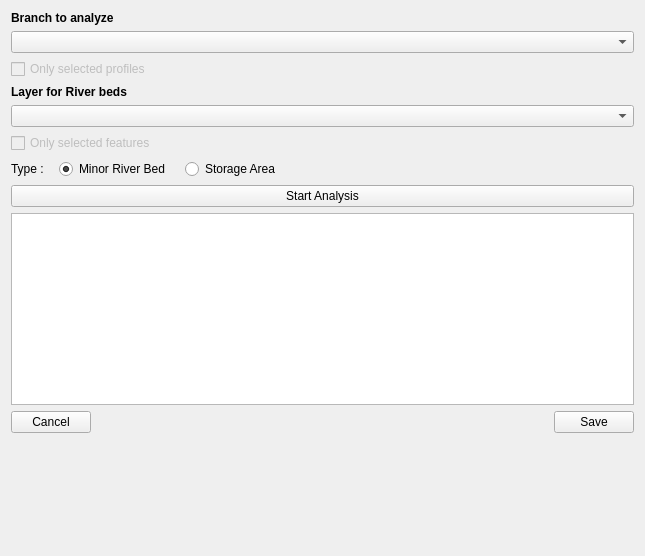
<?xml version="1.0" encoding="UTF-8"?>
<ui version="4.0">
 <class>Form</class>
 <widget class="QWidget" name="Form">
  <property name="geometry">
   <rect>
    <x>0</x>
    <y>0</y>
    <width>645</width>
    <height>556</height>
   </rect>
  </property>
  <property name="windowTitle">
   <string>River Beds</string>
  </property>
  <property name="windowIcon">
   <iconset resource="../resources.qrc">
    <normaloff>:/plugins/Mascaret/icones/icon_base.png</normaloff>:/plugins/Mascaret/icones/icon_base.png</iconset>
  </property>
  <layout class="QVBoxLayout" name="verticalLayout_3">
   <item>
    <widget class="QFrame" name="fra_sel">
     <layout class="QVBoxLayout" name="verticalLayout_2">
      <property name="leftMargin">
       <number>0</number>
      </property>
      <property name="topMargin">
       <number>0</number>
      </property>
      <property name="rightMargin">
       <number>0</number>
      </property>
      <property name="bottomMargin">
       <number>0</number>
      </property>
      <item>
       <widget class="QLabel" name="label">
        <property name="font">
         <font>
          <weight>75</weight>
          <bold>true</bold>
         </font>
        </property>
        <property name="text">
         <string>Branch to analyze</string>
        </property>
       </widget>
      </item>
      <item>
       <widget class="QComboBox" name="cb_branch"/>
      </item>
      <item>
       <widget class="QCheckBox" name="cc_profil_sel">
        <property name="enabled">
         <bool>false</bool>
        </property>
        <property name="text">
         <string>Only selected profiles</string>
        </property>
       </widget>
      </item>
      <item>
       <widget class="QLabel" name="label_2">
        <property name="font">
         <font>
          <weight>75</weight>
          <bold>true</bold>
         </font>
        </property>
        <property name="text">
         <string>Layer for River beds</string>
        </property>
       </widget>
      </item>
      <item>
       <widget class="QgsMapLayerComboBox" name="cb_qgis_layers"/>
      </item>
      <item>
       <widget class="QCheckBox" name="cc_bed_sel">
        <property name="enabled">
         <bool>false</bool>
        </property>
        <property name="text">
         <string>Only selected features</string>
        </property>
       </widget>
      </item>
      <item>
       <widget class="QFrame" name="frame_2">
        <layout class="QHBoxLayout" name="horizontalLayout">
         <property name="spacing">
          <number>15</number>
         </property>
         <property name="leftMargin">
          <number>0</number>
         </property>
         <property name="topMargin">
          <number>0</number>
         </property>
         <property name="rightMargin">
          <number>0</number>
         </property>
         <property name="bottomMargin">
          <number>0</number>
         </property>
         <item>
          <widget class="QLabel" name="label_3">
           <property name="sizePolicy">
            <sizepolicy hsizetype="Maximum" vsizetype="Preferred">
             <horstretch>0</horstretch>
             <verstretch>0</verstretch>
            </sizepolicy>
           </property>
           <property name="text">
            <string>Type :</string>
           </property>
          </widget>
         </item>
         <item>
          <widget class="QRadioButton" name="rb_river_bed">
           <property name="sizePolicy">
            <sizepolicy hsizetype="Maximum" vsizetype="Fixed">
             <horstretch>0</horstretch>
             <verstretch>0</verstretch>
            </sizepolicy>
           </property>
           <property name="text">
            <string>Minor River Bed</string>
           </property>
           <property name="checked">
            <bool>true</bool>
           </property>
          </widget>
         </item>
         <item>
          <widget class="QRadioButton" name="rb_storage_area">
           <property name="text">
            <string>Storage Area</string>
           </property>
          </widget>
         </item>
        </layout>
       </widget>
      </item>
      <item>
       <widget class="QPushButton" name="bt_analysis">
        <property name="text">
         <string>Start Analysis</string>
        </property>
       </widget>
      </item>
     </layout>
    </widget>
   </item>
   <item>
    <widget class="QFrame" name="fra_save">
     <layout class="QVBoxLayout" name="verticalLayout">
      <property name="leftMargin">
       <number>0</number>
      </property>
      <property name="topMargin">
       <number>0</number>
      </property>
      <property name="rightMargin">
       <number>0</number>
      </property>
      <property name="bottomMargin">
       <number>0</number>
      </property>
      <item>
       <widget class="QTreeView" name="tv_analysis">
        <attribute name="headerVisible">
         <bool>false</bool>
        </attribute>
       </widget>
      </item>
      <item>
       <layout class="QHBoxLayout" name="horizontalLayout_2">
        <item>
         <widget class="QPushButton" name="bt_cancel">
          <property name="text">
           <string>Cancel</string>
          </property>
         </widget>
        </item>
        <item>
         <spacer name="horizontalSpacer">
          <property name="orientation">
           <enum>Qt::Horizontal</enum>
          </property>
          <property name="sizeHint" stdset="0">
           <size>
            <width>40</width>
            <height>20</height>
           </size>
          </property>
         </spacer>
        </item>
        <item>
         <widget class="QPushButton" name="bt_save">
          <property name="text">
           <string>Save</string>
          </property>
         </widget>
        </item>
       </layout>
      </item>
     </layout>
    </widget>
   </item>
   <item>
    <spacer name="verticalSpacer">
     <property name="orientation">
      <enum>Qt::Vertical</enum>
     </property>
     <property name="sizeHint" stdset="0">
      <size>
       <width>20</width>
       <height>40</height>
      </size>
     </property>
    </spacer>
   </item>
  </layout>
 </widget>
 <customwidgets>
  <customwidget>
   <class>QgsMapLayerComboBox</class>
   <extends>QComboBox</extends>
   <header>qgsmaplayercombobox.h</header>
  </customwidget>
 </customwidgets>
 <resources>
  <include location="../resources.qrc"/>
 </resources>
 <connections/>
</ui>
